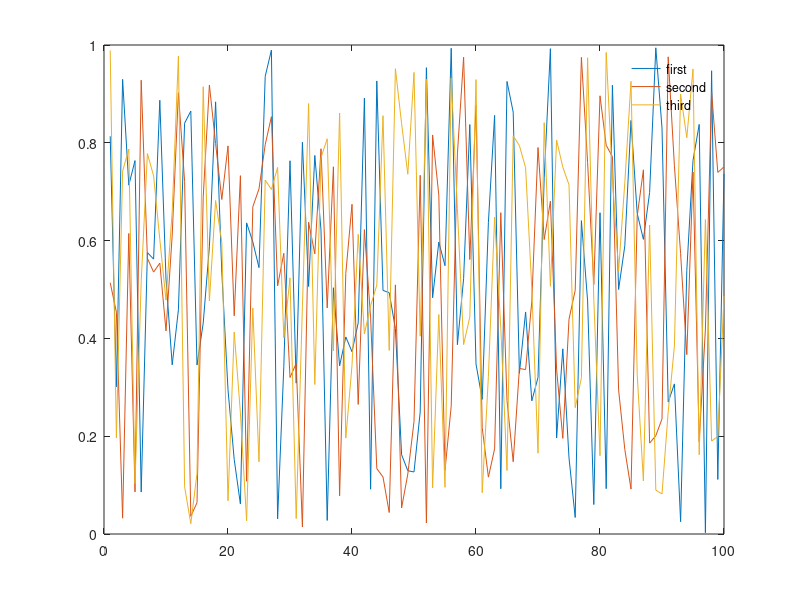

The MATLAB source for this figure:
function result = test_legend_002
result = false;
a = figure;
plot(rand(100,3));
legend('first','second','third');
drawnow;
legend('boxoff');
drawnow;
close(a);
result = true;
